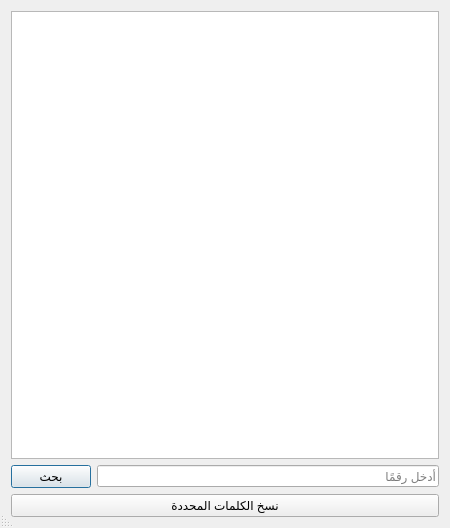
<?xml version="1.0" encoding="UTF-8"?>
<ui version="4.0">
 <class>Dialog</class>
 <widget class="QDialog" name="Dialog">
  <property name="geometry">
   <rect>
    <x>0</x>
    <y>0</y>
    <width>450</width>
    <height>528</height>
   </rect>
  </property>
  <property name="windowTitle">
   <string>مولد نظام المذكرات الصوتي للعربية</string>
  </property>
  <property name="layoutDirection">
   <enum>Qt::RightToLeft</enum>
  </property>
  <property name="sizeGripEnabled">
   <bool>true</bool>
  </property>
  <layout class="QVBoxLayout" name="verticalLayout_2">
   <item>
    <layout class="QVBoxLayout" name="verticalLayout">
     <item>
      <widget class="QListWidget" name="listWidget">
       <property name="selectionMode">
        <enum>QAbstractItemView::ExtendedSelection</enum>
       </property>
       <property name="sortingEnabled">
        <bool>true</bool>
       </property>
      </widget>
     </item>
     <item>
      <layout class="QHBoxLayout" name="horizontalLayout">
       <item>
        <widget class="QLineEdit" name="lineEdit">
         <property name="placeholderText">
          <string>أدخل رقمًا</string>
         </property>
        </widget>
       </item>
       <item>
        <widget class="QPushButton" name="searchButton">
         <property name="text">
          <string>بحث</string>
         </property>
         <property name="shortcut">
          <string>Ctrl+Return</string>
         </property>
        </widget>
       </item>
      </layout>
     </item>
    </layout>
   </item>
   <item>
    <widget class="QPushButton" name="copySelectedButton">
     <property name="text">
      <string>نسخ الكلمات المحددة</string>
     </property>
     <property name="shortcut">
      <string>Ctrl+C</string>
     </property>
    </widget>
   </item>
  </layout>
 </widget>
 <resources/>
 <connections/>
</ui>
